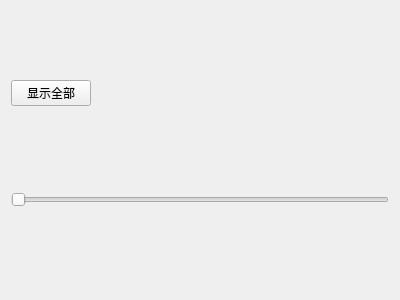
<?xml version="1.0" encoding="UTF-8"?>
<ui version="4.0">
 <class>ChartForm</class>
 <widget class="QWidget" name="ChartForm">
  <property name="geometry">
   <rect>
    <x>0</x>
    <y>0</y>
    <width>400</width>
    <height>300</height>
   </rect>
  </property>
  <property name="windowTitle">
   <string>Form</string>
  </property>
  <layout class="QVBoxLayout" name="verticalLayout_2" stretch="0,1,0">
   <property name="topMargin">
    <number>0</number>
   </property>
   <item>
    <layout class="QHBoxLayout" name="horizontalLayout">
     <item>
      <widget class="QPushButton" name="pushButton_entireOrpartial">
       <property name="text">
        <string>显示全部</string>
       </property>
      </widget>
     </item>
     <item>
      <spacer name="horizontalSpacer">
       <property name="orientation">
        <enum>Qt::Horizontal</enum>
       </property>
       <property name="sizeHint" stdset="0">
        <size>
         <width>40</width>
         <height>20</height>
        </size>
       </property>
      </spacer>
     </item>
    </layout>
   </item>
   <item>
    <layout class="QVBoxLayout" name="verticalLayout"/>
   </item>
   <item>
    <widget class="QSlider" name="horizontalSlider">
     <property name="orientation">
      <enum>Qt::Horizontal</enum>
     </property>
    </widget>
   </item>
  </layout>
 </widget>
 <resources/>
 <connections/>
</ui>
